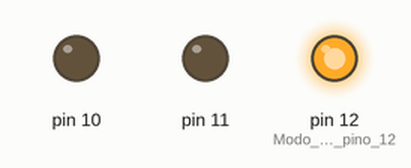
Bench run of a sketch on a simulated Arduino Uno, built with avr-gcc and run on an emulated ATmega328P. Parts: output pins drawn as LEDs (lit = HIGH).

Above: at 0.1 s.
At 2.1 s:
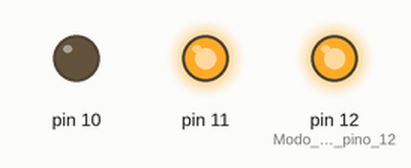
At 3.7 s:
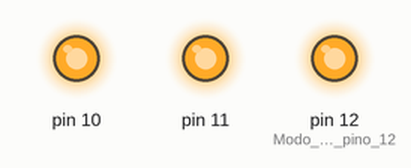
Timing chart, 0 to 5.2 s (numbered marks = the images above):
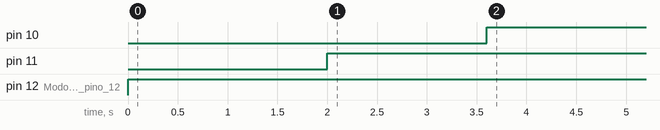

Measured:
- by itself, pin 10: LOW → HIGH at 3.6 s
- by itself, pin 11: LOW → HIGH at 2.0 s
- by itself, pin 12 (Modo_de_atuação_pino_12): LOW → HIGH at 0.00 s

The sketch:

SOS_Luminoso.ino
```cpp
/*
  Programa: SOS Luminoso
  Turma: Téc. Desenvolvimento Sistemas 2ª Fase
  Aluno(a): Gabriel Renostro
  Data: 01/10/2024
*/


void setup() {    // Configuração
  pinMode(12, OUTPUT);   // Modo de atuação pino 12, Saída
  pinMode(11, OUTPUT);
  pinMode(10, OUTPUT);
}

// função loop
void loop() {
  // Sequência para "S"
  for (int i = 0; i < 1; i++) {
    digitalWrite(12, HIGH);   // Liga
    delay(1000);               // Pisca por 500ms
    // Desliga
    delay(1000);
    digitalWrite(11, HIGH);   // Liga
    delay(800);               // Pisca por 500ms
    // Desliga
    delay(800); // Intervalo entre piscadas curtas
    digitalWrite(10, HIGH);   // Liga
    delay(800);               // Pisca por 500ms
  // Desliga
    delay(800);
  }


  // Intervalo entre repetições do "SOS"

}
```
